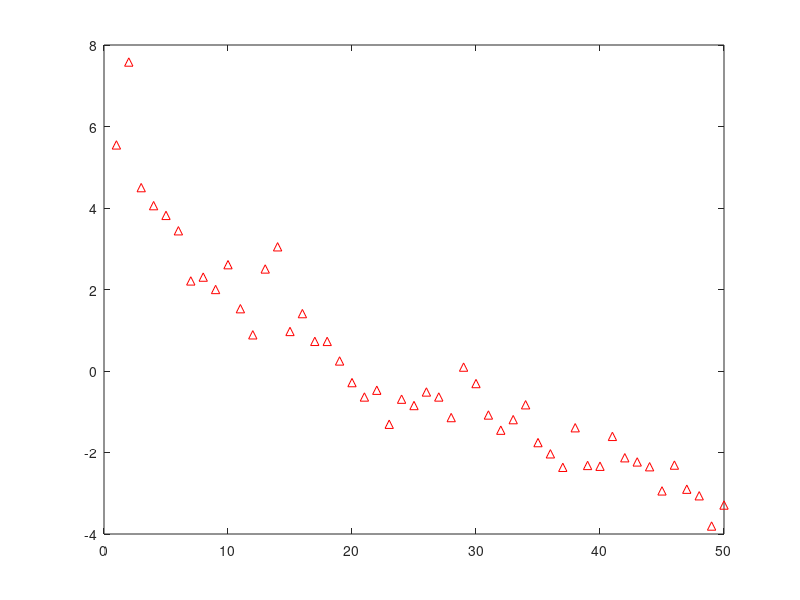

Source code (MATLAB):
clear ; close all; clc
X=load('cricipl.txt');  %Load the File


%
%Feature Normalize
%

mu = mean(X);
X_norm = bsxfun(@minus, X, mu);

sigma = std(X_norm);
X_norm = bsxfun(@rdivide, X_norm, sigma);

%
%Compute Principal Components
%
[m, n] = size(X_norm);
U = zeros(n);
S = zeros(n);
S=X_norm'*X_norm;
S=S/m;
[U,S,V]=svd(S);

%
%Dimensionality Reduction
%

K = 1;
Z = zeros(size(X_norm, 1), K);
Ureduce=U(:,1:K);
Z=X_norm*Ureduce;
Z=Z*-1;
X=1:50;
save z.txt Z % write the results into the File
plot(X,Z,'r^')
print("plot.png");